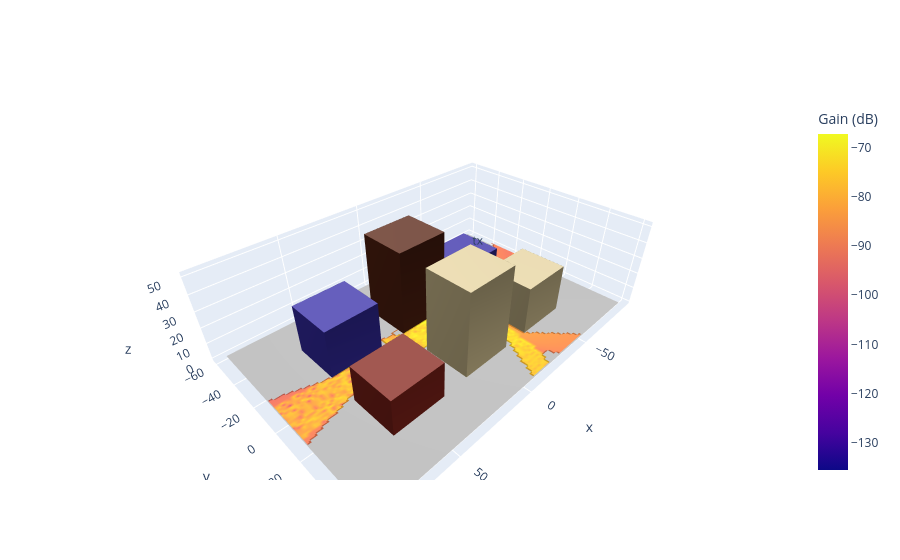

Here is the notebook cell this chart was saved with:
### Markdown cell above
## Ray Tracing with a Grid of Receivers

Because we want to detect multipath cells for a moving receiver,
we will need to perform RT simulations for many receiving antenna locations.
The easiest way to do so is to use the
{meth}`Scene.with_receivers_grid<differt.geometry.Scene.with_receivers_grid>`
method and rely on the global support of batched dimensions that this library offers to perform
many RT simulations at the same time.

:::{warning}
Beware that large batches or higher order reflection paths could rapidly cause out-of-memory issues!

If you have multiple GPUs or TPUs at your disposal, you can
also use the parallel feature of {meth}`Scene.trace_paths<differt.geometry.Scene.trace_paths>`.
:::

In the cell below, we also estimate the coverage map of the received power.

### Code cell
# Let's put one transmitter and many receivers in our scene
scene = eqx.tree_at(
    lambda s: s.transmitters, scene, jnp.array([-33.0, 0.0, 32.0])
)
# Our scene can be simplified to quadrilaterals,
# so informing the code of that matter will make it run faster
scene = scene.set_assume_quads()
batch = (
    100,
    100,
)  # Warning: a too large batch could easily cause OOM issues,
#    or you may want to reduce the 'chunk_size' value below.
z0 = 1.5  # The z coordinate of the receivers
scene_grid = scene.with_receivers_grid(*batch, height=z0)

# And also keep track of multipath cells
cell_ids = jnp.zeros(batch, dtype=jnp.int32)  # Multipath cell indices
unique_cell_ids = jnp.empty(
    (), dtype=jnp.int32
)  # Contains unique values of 'cell_ids'
cell_hashes = {
    0: b""
}  # This is only used to generate constant random color per cell
has_multipath = jnp.zeros(
    batch, dtype=bool
)  # Will be true if a receiver has at least one valid ray path

# Only needed for plotting purposes
x, y, _ = jnp.unstack(scene_grid.receivers, axis=-1)

with reuse() as fig:
    scene.plot()

    ant = Dipole(
        2.4e9, center=scene.transmitters, look_at=[0.0, 0.0, z0]
    )  # 2.4 GHz
    ant.plot_radiation_pattern(distance=0.25, opacity=0.5, showscale=False)
    A_e = ant.aperture
    E = jnp.zeros((*batch, 3), dtype=jnp.complex64)
    B = jnp.zeros_like(E)

    eta_r = jnp.array([
        materials[mat_name].relative_permittivity(ant.frequency)
        for mat_name in scene.mesh.material_names
    ])
    n_r = jnp.sqrt(eta_r)

    for order in range(2):
        for paths in scene_grid.trace_paths(
            order=order, solver="exhaustive", chunk_size=1_000
        ):
            # 1 - Identify multipath cells
            # [*batch]
            new_cell_ids = paths.multipath_cells()
            # [num_unique_new_cell_ids]
            new_unique_cell_ids = jnp.unique(new_cell_ids)
            new_cell_hashes = get_cell_hashes(new_cell_ids, paths.mask)
            # [*batch]
            has_multipath |= paths.mask.any(axis=-1)
            cell_ids, cell_hashes = merge_cell_ids_and_hashes(
                cell_ids, new_cell_ids, cell_hashes, new_cell_hashes
            )
            # 2 - Compute EM fields (optional)

            E_i, B_i = ant.fields(paths.vertices[..., 1, :])

            if order > 0:
                # [*batch num_path_candidates order]
                obj_indices = paths.objects[..., 1:-1]
                # [*batch num_path_candidates order]
                mat_indices = jnp.take(
                    scene.mesh.face_materials, obj_indices, axis=0
                )
                # [*batch num_path_candidates order 3]
                obj_normals = jnp.take(scene.mesh.normals, obj_indices, axis=0)
                # [*batch num_path_candidates order]
                obj_n_r = jnp.take(n_r, mat_indices, axis=0)
                # [*batch num_path_candidates order+1 3]
                path_segments = jnp.diff(paths.vertices, axis=-2)
                # [*batch num_path_candidates order+1 3],
                # [*batch num_path_candidates order+1 1]
                k, s = normalize(path_segments, keepdims=True)
                # [*batch num_path_candidates order 3]
                k_i = k[..., :-1, :]
                k_r = k[..., +1:, :]
                # [*batch num_path_candidates order 3]
                (e_i_s, e_i_p), (e_r_s, e_r_p) = sp_directions(
                    k_i, k_r, obj_normals
                )
                # [*batch num_path_candidates order 1]
                cos_theta = jnp.sum(obj_normals * -k_i, axis=-1, keepdims=True)
                # [*batch num_path_candidates order 1]
                r_s, r_p = reflection_coefficients(
                    obj_n_r[..., None], cos_theta
                )
                # [*batch num_path_candidates 1]
                r_s = jnp.prod(r_s, axis=-2)
                r_p = jnp.prod(r_p, axis=-2)
                # [*batch num_path_candidates order 3]
                (e_i_s, e_i_p), (e_r_s, e_r_p) = sp_directions(
                    k_i, k_r, obj_normals
                )
                # [*batch num_path_candidates 1]
                E_i_s = jnp.sum(E_i * e_i_s[..., 0, :], axis=-1, keepdims=True)
                E_i_p = jnp.sum(E_i * e_i_p[..., 0, :], axis=-1, keepdims=True)
                B_i_s = jnp.sum(B_i * e_i_s[..., 0, :], axis=-1, keepdims=True)
                B_i_p = jnp.sum(B_i * e_i_p[..., 0, :], axis=-1, keepdims=True)
                # [*batch num_path_candidates 1]
                E_r_s = r_s * E_i_s
                E_r_p = r_p * E_i_p
                B_r_s = r_s * B_i_s
                B_r_p = r_p * B_i_p
                # [*batch num_path_candidates 3]
                E_r = E_r_s * e_r_s[..., -1, :] + E_r_p * e_r_p[..., -1, :]
                B_r = B_r_s * e_r_s[..., -1, :] + B_r_p * e_r_p[..., -1, :]
                # [*batch num_path_candidates 1]
                s_tot = s.sum(axis=-2)
                spreading_factor = safe_divide(
                    s[..., 0, :], s_tot
                )  # Far-field approximation
                phase_shift = jnp.exp(1j * s_tot * ant.wavenumber)
                # [*batch num_path_candidates 3]
                E_r *= spreading_factor * phase_shift
                B_r *= spreading_factor * phase_shift
            else:
                # [*batch num_path_candidates 3]
                E_r = E_i
                B_r = B_i

            # [*batch 3]
            E += jnp.sum(E_r, axis=-2, where=paths.mask[..., None])
            B += jnp.sum(B_r, axis=-2, where=paths.mask[..., None])

    S = poynting_vector(E, B)
    P = A_e * jnp.linalg.norm(S, axis=-1)
    G_dB = 10 * jnp.log10(P / ant.reference_power)

    draw_image(
        G_dB,
        x=x[0, :],
        y=y[:, 0],
        z0=z0,
        colorbar={"title": "Gain (dB)"},
    )

# We set cell ids with no multipath to -1 for easier identification

if not has_multipath.all():
    # Simple way to retrieve the cell index that has no multipath
    cell_id = jnp.max(cell_ids, initial=0, where=~has_multipath)
    cell_hashes[-1] = cell_hashes.pop(int(cell_id))

cell_ids = jnp.where(has_multipath, cell_ids, -1)

fig

### Figure 1 — Plotly figure (JSON) as saved in the notebook; plotly's stock layout.template omitted (floating-point values rounded to 4 significant figures; data arrays with more than 128 entries replaced by an {"elided": "..."} marker saying what was removed)
{"data": [{"mode": "markers+text", "text": "tx", "type": "scatter3d", "x": [-33], "y": [0], "z": [32]}, {"facecolor": {"elided": "74x3 float values"}, "flatshading": true, "i": [2, 2, 0, 0, 4, 4, 6, 6, 0, 0, 5, 5, 10, 10, 8, 8, 12, 12, 14, 14, 8, 8, 13, 13, 18, 18, 16, 16, 20, 20, 22, 22, 16, 16, 21, 21, 26, 26, 24, 24, 28, 28, 30, 30, 24, 24, 29, 29, 34, 34, 32, 32, 36, 36, 38, 38, 32, 32, 37, 37, 42, 42, 40, 40, 44, 44, 46, 46, 40, 40, 45, 45, 48, 48], "j": [3, 1, 1, 5, 5, 7, 7, 3, 4, 6, 1, 3, 11, 9, 9, 13, 13, 15, 15, 11, 12, 14, 9, 11, 19, 17, 17, 21, 21, 23, 23, 19, 20, 22, 17, 19, 27, 25, 25, 29, 29, 31, 31, 27, 28, 30, 25, 27, 35, 33, 33, 37, 37, 39, 39, 35, 36, 38, 33, 35, 43, 41, 41, 45, 45, 47, 47, 43, 44, 46, 41, 43, 49, 50], "k": [1, 0, 5, 4, 7, 6, 3, 2, 6, 2, 3, 7, 9, 8, 13, 12, 15, 14, 11, 10, 14, 10, 11, 15, 17, 16, 21, 20, 23, 22, 19, 18, 22, 18, 19, 23, 25, 24, 29, 28, 31, 30, 27, 26, 30, 26, 27, 31, 33, 32, 37, 36, 39, 38, 35, 34, 38, 34, 35, 39, 41, 40, 45, 44, 47, 46, 43, 42, 46, 42, 43, 47, 50, 51], "lighting": {"ambient": 0.5, "diffuse": 0.9, "facenormalsepsilon": 1e-15, "fresnel": 0.1, "roughness": 0.5, "specular": 0.9, "vertexnormalsepsilon": 1e-15}, "lightposition": {"x": 100000, "y": 100000, "z": 100000}, "type": "mesh3d", "x": [-62.11, -62.11, -62.11, -62.11, -30.99, -30.99, -30.99, -30.99, -15.12, -15.12, -15.12, -15.12, 16.0, 16.0, 16.0, 16.0, 31.52, 31.52, 31.52, 31.52, 62.64, 62.64, 62.64, 62.64, -15.12, -15.12, -15.12, -15.12, 16.0, 16.0, 16.0, 16.0, -62.41, -62.41, -62.41, -62.41, -31.29, -31.29, -31.29, -31.29, 32.36, 32.36, 32.36, 32.36, 63.48, 63.48, 63.48, 63.48, -93.97, 92.43, 92.43, -93.97], "y": [-36.5, -36.5, -8.613, -8.613, -36.5, -36.5, -8.613, -8.613, -36.5, -36.5, -8.613, -8.613, -36.5, -36.5, -8.613, -8.613, -36.5, -36.5, -8.613, -8.613, -36.5, -36.5, -8.613, -8.613, 9.572, 9.572, 37.46, 37.46, 9.572, 9.572, 37.46, 37.46, 9.572, 9.572, 37.46, 37.46, 9.572, 9.572, 37.46, 37.46, 10.34, 10.34, 38.22, 38.22, 10.34, 10.34, 38.22, 38.22, 60.81, 60.81, -60.33, -60.33], "z": [-0.03079, 21.82, -0.03079, 21.82, -0.03079, 21.82, -0.03079, 21.82, -0.03079, 50.94, -0.03079, 50.94, -0.03079, 50.94, -0.03079, 50.94, -0.03079, 29.1, -0.03079, 29.1, -0.03079, 29.1, -0.03079, 29.1, -0.03079, 50.94, -0.03079, 50.94, -0.03079, 50.94, -0.03079, 50.94, -0.03079, 29.1, -0.03079, 29.1, -0.03079, 29.1, -0.03079, 29.1, -0.03079, 21.82, -0.03079, 21.82, -0.03079, 21.82, -0.03079, 21.82, -0.03079, -0.03079, -0.03079, -0.03079]}, {"opacity": 0.5, "showscale": false, "surfacecolor": {"elided": "200x100 float values"}, "type": "surface", "x": {"elided": "200x100 float values"}, "y": {"elided": "200x100 float values"}, "z": {"elided": "200x100 float values"}}, {"colorbar": {"title": {"text": "Gain (dB)"}}, "hoverinfo": "skip", "surfacecolor": {"elided": "100x100 float values"}, "type": "surface", "x": [-93.97, -92.08, -90.2, -88.32, -86.44, -84.55, -82.67, -80.79, -78.9, -77.02, -75.14, -73.26, -71.37, -69.49, -67.61, -65.72, -63.84, -61.96, -60.08, -58.19, -56.31, -54.43, -52.55, -50.66, -48.78, -46.9, -45.01, -43.13, -41.25, -39.37, -37.48, -35.6, -33.72, -31.84, -29.95, -28.07, -26.19, -24.3, -22.42, -20.54, -18.66, -16.77, -14.89, -13.01, -11.12, -9.242, -7.359, -5.477, -3.594, -1.711, 0.1717, 2.054, 3.937, 5.82, 7.703, 9.585, 11.47, 13.35, 15.23, 17.12, 19.0, 20.88, 22.76, 24.65, 26.53, 28.41, 30.3, 32.18, 34.06, 35.94, 37.83, 39.71, 41.59, 43.48, 45.36, 47.24, 49.12, 51.01, 52.89, 54.77, 56.65, 58.54, 60.42, 62.3, 64.19, 66.07, 67.95, 69.83, 71.72, 73.6, 75.48, 77.36, 79.25, 81.13, 83.01, 84.9, 86.78, 88.66, 90.54, 92.43], "y": [-60.33, -59.11, -57.88, -56.66, -55.44, -54.21, -52.99, -51.77, -50.54, -49.32, -48.09, -46.87, -45.65, -44.42, -43.2, -41.98, -40.75, -39.53, -38.31, -37.08, -35.86, -34.63, -33.41, -32.19, -30.96, -29.74, -28.52, -27.29, -26.07, -24.85, -23.62, -22.4, -21.17, -19.95, -18.73, -17.5, -16.28, -15.06, -13.83, -12.61, -11.39, -10.16, -8.939, -7.715, -6.491, -5.268, -4.044, -2.821, -1.597, -0.3733, 0.8503, 2.074, 3.298, 4.521, 5.745, 6.968, 8.192, 9.416, 10.64, 11.86, 13.09, 14.31, 15.53, 16.76, 17.98, 19.2, 20.43, 21.65, 22.88, 24.1, 25.32, 26.55, 27.77, 28.99, 30.22, 31.44, 32.66, 33.89, 35.11, 36.34, 37.56, 38.78, 40.01, 41.23, 42.45, 43.68, 44.9, 46.12, 47.35, 48.57, 49.8, 51.02, 52.24, 53.47, 54.69, 55.91, 57.14, 58.36, 59.58, 60.81], "z": {"elided": "100x100 float values"}}], "layout": {"scene": {"aspectmode": "data"}}}
